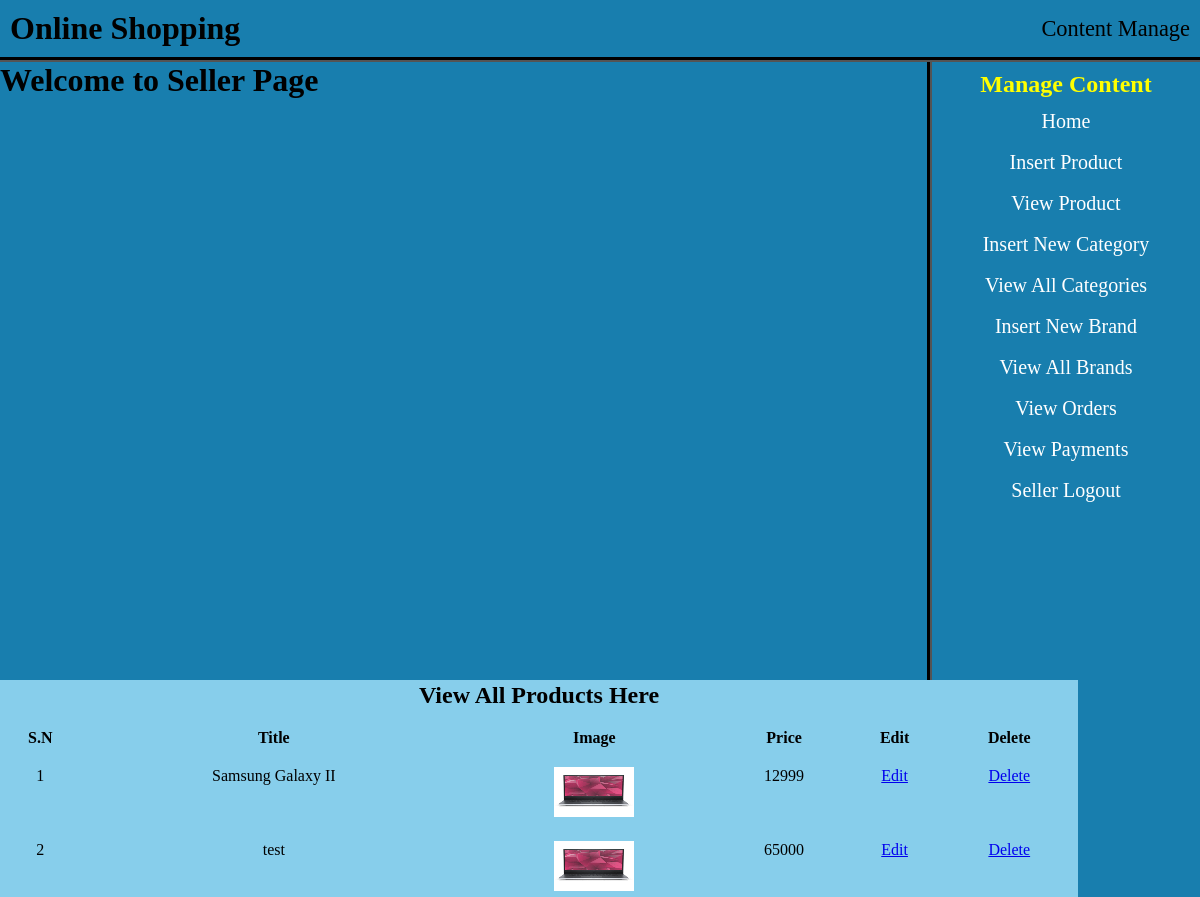
/seller/index.php?view_products (signed in), run on the app's committed database.
### tables this page shows
CREATE TABLE `products` (
  `user_id` int(11) NOT NULL,
  `product_cat` int(100) NOT NULL,
  `product_brand` int(100) NOT NULL,
  `product_title` varchar(255) NOT NULL,
  `product_price` int(100) NOT NULL,
  `product_desc` text NOT NULL,
  `product_image` text NOT NULL,
  `product_keywords` text NOT NULL,
  `product_id` int(100) NOT NULL
);

### seller/view_products.php (the view)
<?php
if (!isset($_SESSION['user_email'])) {
    echo "<script> window.open('login.php?not_admin=You are not a admin !','_self') </script>";
} else {
    ?>
<table width="1078" align="center" bgcolor="skyblue">
    <tr align="center">
        <td colspan="6">
            <h2>View All Products Here</h2>
        </td>
    </tr>
    <tr align="center" bgcolor="skyblue">
        <th><br>S.N</th>
        <th><br>Title</th>
        <th><br>Image</th>
        <th><br>Price</th>
        <th><br>Edit</th>
        <th><br>Delete</th>
    </tr>
    <?php
        include ("includes/db.php");
        $seller_id = $_SESSION['seller_id'];
        $get_pro = "select * from products where user_id='$seller_id'";
        $run_pro = mysqli_query($con, $get_pro);
        $i = 0;
        while ($row_pro = mysqli_fetch_array($run_pro)) {
            $pro_id = $row_pro['product_id'];
            $pro_title = $row_pro['product_title'];
            $pro_image = $row_pro['product_image'];
            $pro_price = $row_pro['product_price'];
            $i++;
            ?>
    <tr align="center">
        <td><br>
            <?php echo $i; ?>
        </td>
        <td><br>
            <?php echo $pro_title; ?>
        </td>
        <td><br> <img src="product_images/<?php echo $pro_image; ?>" width="80" height="50" /> </td>
        <td><br>
            <?php echo $pro_price; ?>
        </td>
        <td><br><a href="index.php?edit_pro=<?php echo $pro_id; ?>">Edit</a></td>
        <td><br><a href="delete_pro.php?delete_pro=<?php echo $pro_id; ?> ">Delete</a></td>
    </tr>
    <?php } ?>
</table>
<?php } ?>

### seller/styles/style.css (style rules this page uses)
html, body, div, span, applet, object, iframe, h1, h2, h3, h4, h5, h6, p, blockquote, pre, a, abbr, acronym, address, big, cite, code, del, dfn, em, img, ins, kbd, q, s, samp, small, strike, strong, sub, sup, tt, var, b, u, i, center, dl, dt, dd, ol, ul, li, fieldset, form, label, legend, table, caption, tbody, tfoot, thead, tr, th, td, article, aside, canvas, details, embed, figure, figcaption, footer, header, hgroup, menu, nav, output, ruby, section, summary, time, mark, audio, video { margin: 0; padding: 0; border: 0; vertical-align: baseline; }
body { background: #187eae; }

### data on the page
products: product_title "Samsung Galaxy II", product_image (picture), product_price "12999"
products: product_title "test", product_image (picture), product_price "65000"
